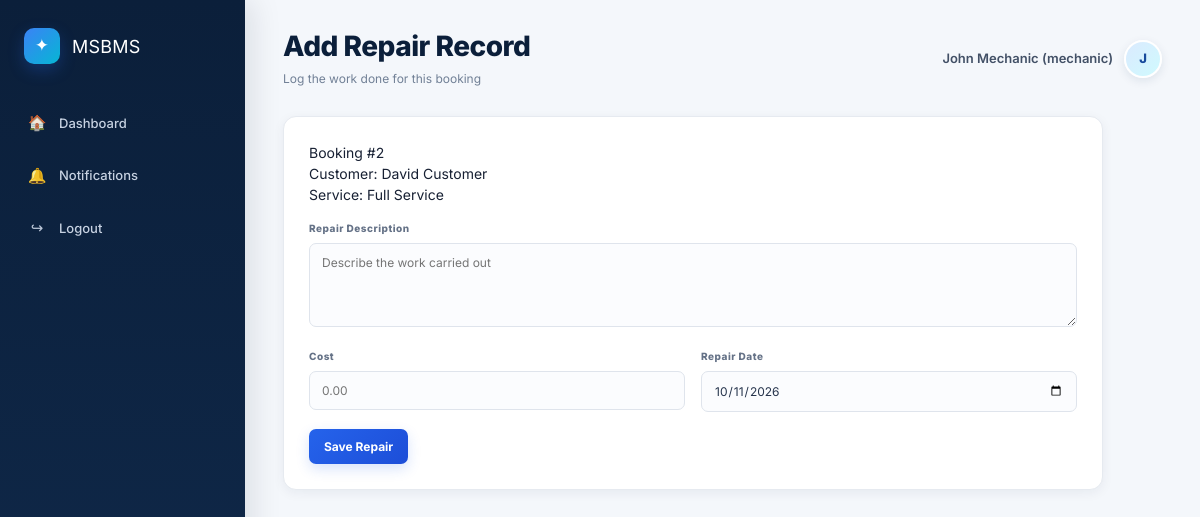
The page /public/repair_create.php?booking_id=2 (signed in) on the database as committed earlier.
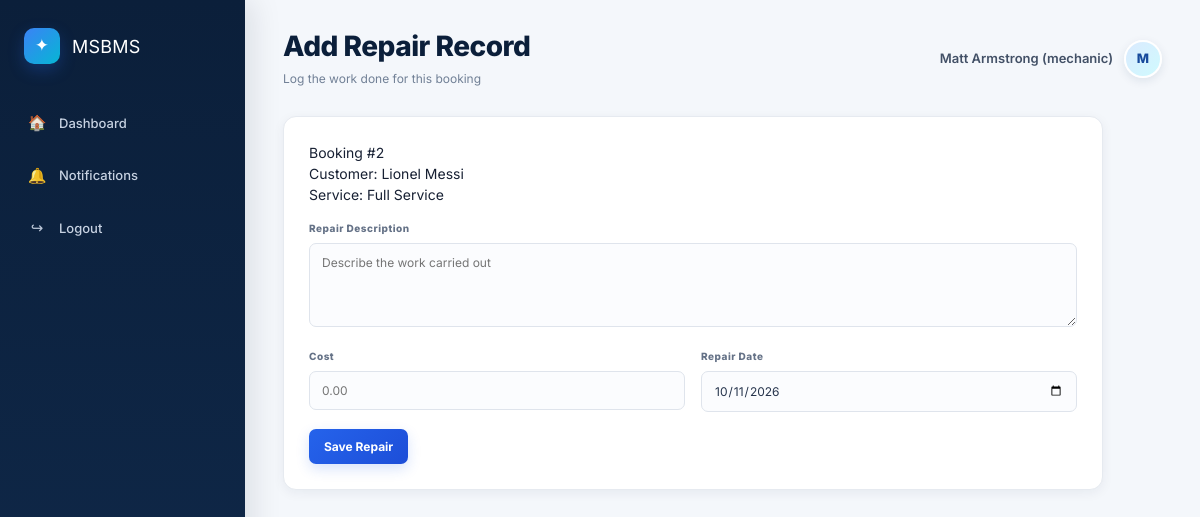
The same page on the database as committed later.
### tables this page shows
CREATE TABLE bookings (booking_id INT AUTO_INCREMENT PRIMARY KEY, customer_id INT NOT NULL, vehicle_id INT NOT NULL, service_id INT NOT NULL, mechanic_id INT NULL, booking_date DATE NOT NULL, booking_time TIME NOT NULL, status ENUM('Pending','Confirmed','Canceled','Completed') NOT NULL DEFAULT 'Pending', notes TEXT, created_at DATETIME NOT NULL DEFAULT CURRENT_TIMESTAMP, FOREIGN KEY(customer_id) REFERENCES users(user_id) ON DELETE CASCADE, FOREIGN KEY(vehicle_id) REFERENCES vehicles(vehicle_id) ON DELETE CASCADE, FOREIGN KEY(service_id) REFERENCES services(service_id), FOREIGN KEY(mechanic_id) REFERENCES users(user_id));

CREATE TABLE users (
user_id INT AUTO_INCREMENT PRIMARY KEY,
full_name VARCHAR(150) NOT NULL,
email VARCHAR(150) NOT NULL UNIQUE,
password VARCHAR(255) NOT NULL,

role ENUM('customer','mechanic','admin') NOT NULL, phone VARCHAR(30), address VARCHAR(255), created_at DATETIME NOT NULL DEFAULT CURRENT_TIMESTAMP);

CREATE TABLE services (
service_id INT AUTO_INCREMENT PRIMARY KEY,
service_name VARCHAR(150) NOT NULL,
description TEXT,
price DECIMAL(10,2) NOT NULL DEFAULT 0.00,
created_at DATETIME NOT NULL DEFAULT CURRENT_TIMESTAMP);

### app/Core/Session.php (called while the page is built, shortened)
<?php
class Session
{
    public static function userId(): ?int
    {
        return isset($_SESSION['user_id']) ? (int) $_SESSION['user_id'] : null;
    }
    public static function role(): ?string
    {
        return $_SESSION['role'] ?? null;
    }
    public static function fullName(): ?string
    {
        return $_SESSION['full_name'] ?? null;
    }
}

### public/_init.php (called while the page is built, shortened)
<?php
require_once __DIR__ . '/../app/bootstrap.php';
$bookingRepo      = new BookingRepository($db);
$repairRepo       = new RepairRepository($db);
$repairService  = new RepairService($repairRepo, $bookingRepo);
$repairController       = new RepairController($repairService, $bookingRepo);
function e(mixed $value): string
{
    return htmlspecialchars((string)$value, ENT_QUOTES, 'UTF-8');
}

### app/bootstrap.php (called while the page is built, shortened)
<?php
spl_autoload_register(function (string $class): void {
    $directories = [
        __DIR__ . '/Core/',
        __DIR__ . '/Models/',
        __DIR__ . '/Repositories/',
        __DIR__ . '/Services/',
        __DIR__ . '/Controllers/',
    ];
    foreach ($directories as $directory) {
        $file = $directory . $class . '.php';
        if (file_exists($file)) {
            return;
        }
    }
});

### app/Repositories/BookingRepository.php (called while the page is built, shortened)
<?php
class BookingRepository
{
    public function find(int $id): ?array { $s=$this->db->prepare("SELECT b.*,c.full_name customer_name,v.registration_number,v.make,v.model,s.service_name FROM bookings b JOIN users c ON b.customer_id=c.user_id JOIN vehicles v ON b.vehicle_id=v.vehicle_id JOIN services s ON b.service_id=s.service_id WHERE b.booking_id=?");$s->execute([$id]);return$s->fetch()?:null; }
}

### app/Controllers/RepairController.php (called while the page is built, shortened)
<?php
class RepairController
{
    public function booking(int $id): ?array
    {
        return $this->bookings->find($id);
    }
}

### public/repair_create.php (the view, shortened to what this page needs)
<?php
require_once __DIR__ . '/_init.php';
$id      = (int)($_GET['booking_id'] ?? 0);
$booking = $repairController->booking($id);
?>
<!doctype html>
<html lang="en">
<head>
    <link rel="stylesheet" href="assets/styled.css">
</head>
<body>
<div class="app">
    <aside class="sidebar">
        <div class="logo"><span class="logo-mark">✦</span> MSBMS</div>
        <nav class="nav">
            <a href="mechanic.php"><span class="icon">🏠</span>Dashboard</a>
            <a href="notifications.php"><span class="icon">🔔</span>Notifications</a>
            <?php if (Session::userId()): ?>
                <a href="logout.php"><span class="icon">↪</span>Logout</a>
            <?php endif; ?>
        </nav>
    </aside>
    <main class="main">
        <div class="topbar">
            <div class="title">
                <h1>Add Repair Record</h1>
                <p>Log the work done for this booking</p>
            </div>
            <?php if (Session::userId()): ?>
                <div class="user">
                    <span><?= e(Session::fullName()) ?> (<?= e(Session::role()) ?>)</span>
                    <span class="avatar"><?= strtoupper(substr(Session::fullName(), 0, 1)) ?></span>
                </div>
            <?php endif; ?>
        </div>
        <div class="card form">
            <p style="margin-bottom:16px">
                 Booking #<?= e($id) ?><br>
                 Customer: <?= e($booking['customer_name']) ?><br>
                 Service: <?= e($booking['service_name']) ?>
            </p>
            <form method="post">
                <div class="field">
                    <label>Repair Description</label>
                    <textarea name="description" rows="4" placeholder="Describe the work carried out" required style="width:100%;padding:11px 12px;background:#fbfcfe;border:1px solid #dfe4ec;border-radius:7px;font-size:12px;color:#26344c;outline:none;font-family:inherit;resize:vertical"></textarea>
                </div>
                <div class="form-row">
                    <div class="field">
                        <label>Cost</label>
                        <input type="number" step="0.01" name="cost" placeholder="0.00">
                    </div>
                    <div class="field">
                        <label>Repair Date</label>
                        <input type="date" name="repair_date" value="<?= date('Y-m-d') ?>">
                    </div>
                </div>
                <button class="btn">Save Repair</button>
            </form>
        </div>
    </main>
</div>
</body>
</html>

Rows that differ between the two databases and show on the page:
changed through a linked row, bookings "Full Service": customer.full_name "David Customer" → "Lionel Messi"
Other text that changed with them:
Session::fullName(): "John Mechanic" → "Matt Armstrong"
substr(Session::fullName(), 0, 1): "J" → "M"
